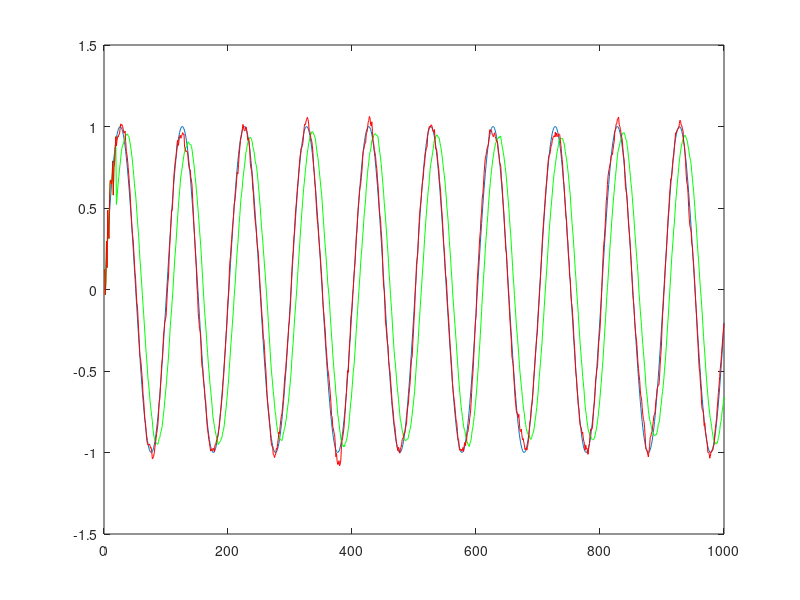

Write MATLAB code to recreate this figure.
clear all;
close all;

% Sinusoid with noise added
fs = 44100;
t = 0:1/fs:1;
f = 440;
x_ = sin(2*pi*f*t);
x = x_ + 0.1*randn(1,length(t));
N = length(x);

% Construct matrix b
k = 20;
b = x_(k:N)';
% Construct matrix A
A = [];
for i = k:N 
    A = [A;x(i:-1:i-k+1)];
end 

% Pseudo Inverse Filter Design
a = A\b; % inv(A'*A)*A'*b

% Moving Average Filter

y(1:k-1) = x(1:k-1);
z(1:k-1) = x(1:k-1);
for i = k:N-k
    y(i) = sum(x(i-k+1:i))/k;
    z(i) = x(i:-1:i-k+1)*a;
end 

figure;
plot(x_(1:1000)); hold on;
plot(y(1:1000),'g');
plot(z(1:1000),'r');